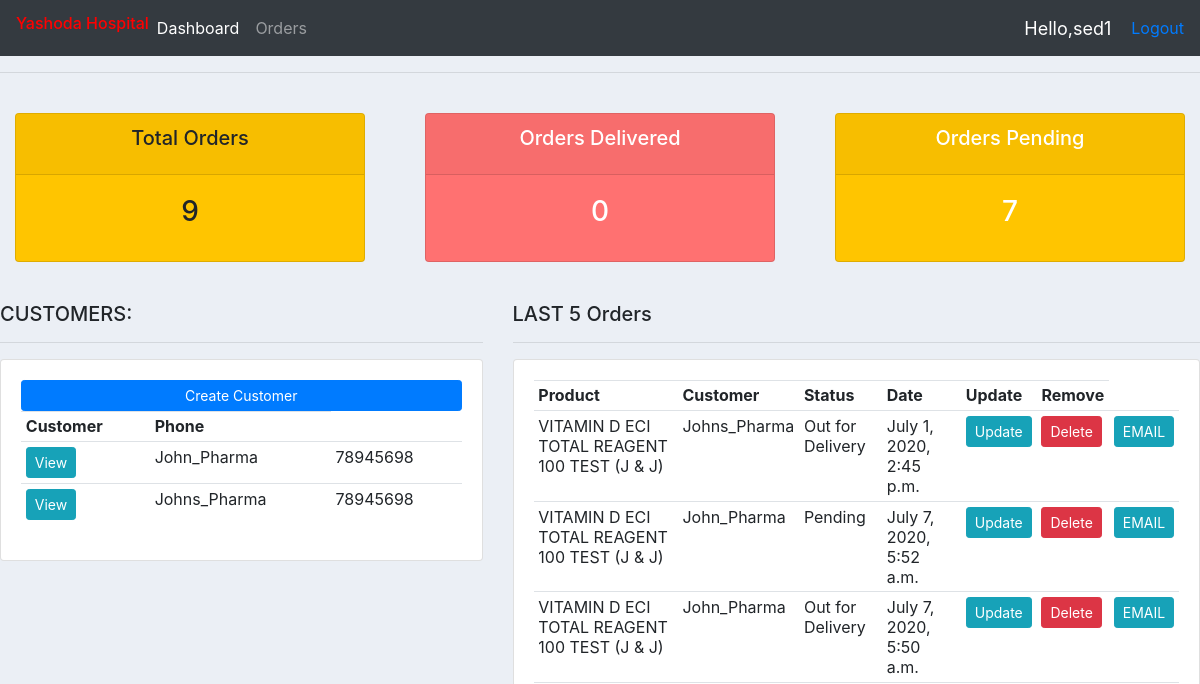
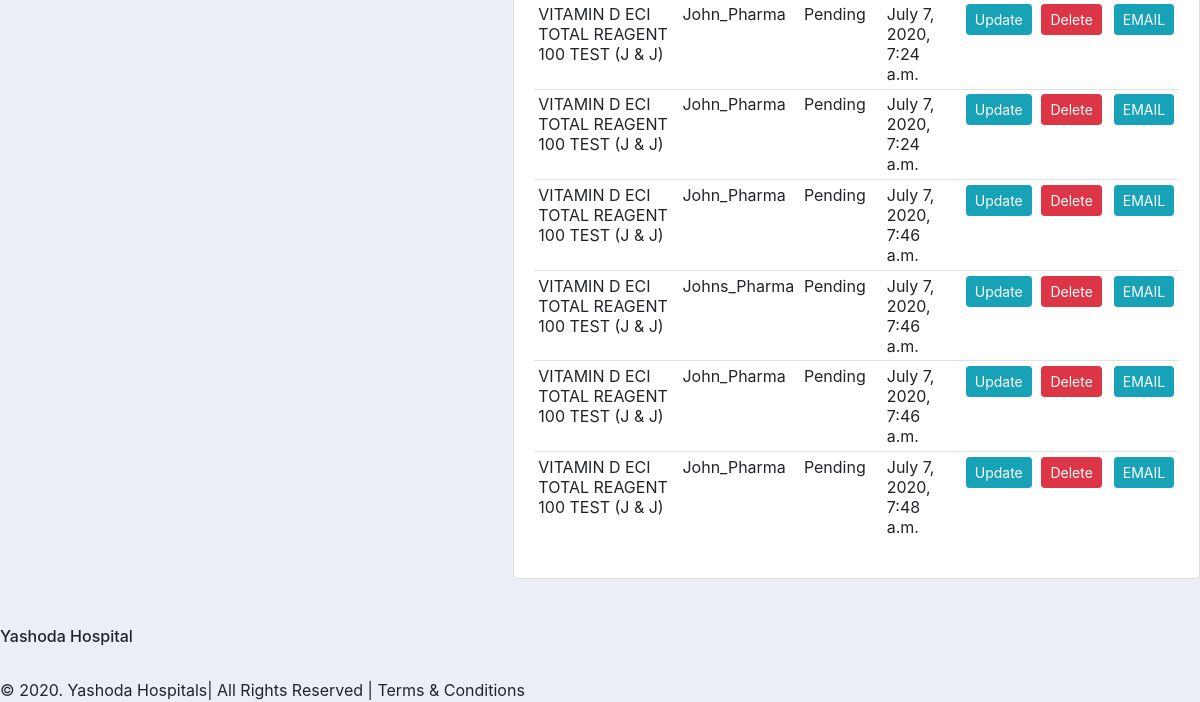
Page / (signed in) on the earlier database version (2 pictures, top to bottom).
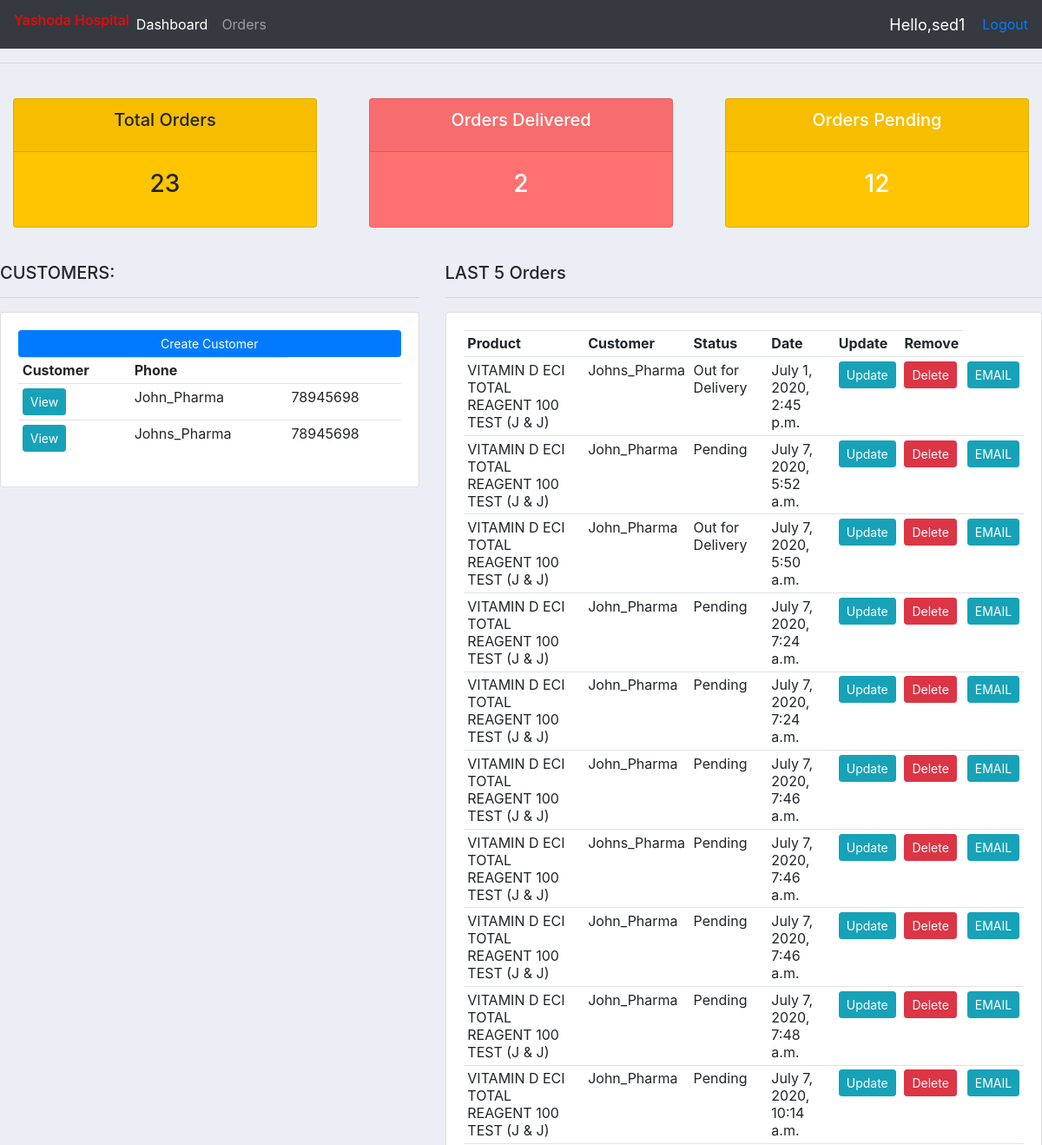
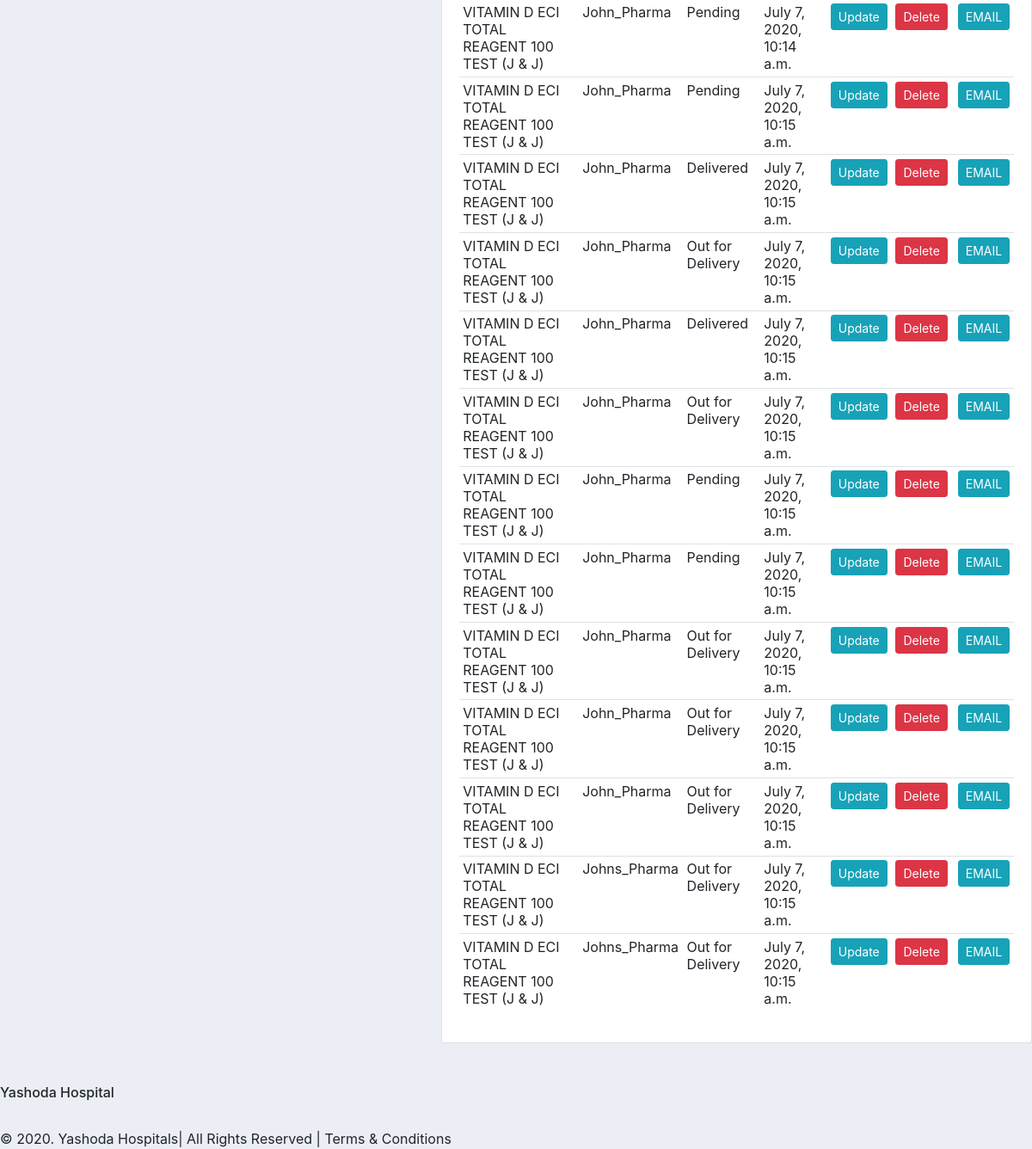
Same page on the later database version (2 pictures, top to bottom).
### accounts/models.py (models this page shows, shortened)
class Customer(models.Model):
    name = models.CharField(max_length=200,null=True)
    phone = models.CharField(max_length=200,null=True)
    email = models.CharField(max_length=200,null=True)
    date_created = models.DateTimeField(auto_now=True, null=True)
    def __str__(self):
        return self.name

class Order(models.Model):
    STATUS = (
            ('Pending','Pending'),
            ('Out for Delivery', 'Out for Delivery'),
            ('Delivered','Delivered'),
    )
    customer = models.ForeignKey(Customer,null=True,on_delete=models.SET_NULL)
    products = models.ForeignKey(Product,null=True,on_delete=models.SET_NULL)
    data_created = models.DateTimeField(auto_now=True, null=True)
    status = models.CharField(max_length=200, null=True, choices=STATUS)
    tags = models.ManyToManyField(Tag)

class Product(models.Model):
    amount = models.FloatField(null=True)
    code = models.CharField(max_length=200,null=True)
    name = models.CharField(max_length=200,null=True)
    unit = models.FloatField(null=True)
    department = models.CharField(max_length=200,null=True)
    balance = models.FloatField(null=True)
    kit =models.CharField(max_length=200,null=True)
    data_created = models.DateTimeField(auto_now=True, null=True)
    tags = models.ManyToManyField(Tag)
    def __str__(self):
            return self.name

### accounts/views.py (the view)
# urls.py: path('',views.home,name="home"),
@login_required(login_url='login')
def home(request):
	orders = Order.objects.all()
	customers = Customer.objects.all()
	total_customers = customers.count()
	total_orders = orders.count()
	delivered = orders.filter(status='Delivered').count()
	pending = orders.filter(status = 'Pending').count()
	context = {'orders': orders , 'customers':customers,
	'total_orders':total_orders, 'delivered':delivered,
	'pending':pending}
	return render(request, 'accounts/dashboard.html', context)

### accounts/templates/accounts/dashboard.html
{% extends 'accounts/main.html' %}
{% block content %}
{% include 'accounts/status.html' %}
<br>
<div class = "row">
  <div class = "col-md-5">
    <h5> CUSTOMERS: </h5>
    <hr>
    <div class="card card-body">
      <a class="btn btn-primary btn-sm btn-block" href=""> Create Customer
        </a>
        <table class="table table-sm">
          <tr>
            <th> Customer </th>
            <th> Phone </th>
            {% for customer in customers %}
              <tr>
                <td><a a class="btn btn-primary btn-sm btn-info" href= "{% url 'customer' customer.id %}" >View</a></td>
                <td>{{customer.name}} </td>
                <td>{{customer.phone}} </td>
              </tr>
            {% endfor %}
          </tr>
        </table>
        </div>
      </div>
<div class = "col-md-7">
  <h5>LAST 5 Orders </h5>
  <hr>
  <div class="card card-body">
    <table class ="table table-sm">
      <tr>
        <th>Product</th>
        <th>Customer</th>
        <th>Status</th>
        <th>Date</th>
        <th>Update</th>
        <th>Remove</th>
      </tr>
      {% for order in orders %}
        <tr>
          <td>{{order.products}}</td>
          <td>{{order.customer}}</td>
          <td>{{order.status}} </td>
          <td>{{order.data_created}}</td>
          <td><a class="btn btn-primary btn-sm btn-info" href="{% url 'update_order' order.id %}">Update</a></td>
          <td><a class="btn btn-primary btn-sm btn-danger" href="{% url 'delete_order' order.id %}">Delete</a></td>
          <td><a class="btn btn-primary btn-sm btn-info" href="">EMAIL</a></td>
        </tr>
      {% endfor %}
    </table>
    </div>
    </div>
</div>
{% endblock %}

### accounts/templates/accounts/main.html (shortened to what this page needs)
{% load static %}
<htmL>
<head>
    <link rel="stylesheet" href="https://stackpath.bootstrapcdn.com/bootstrap/4.3.1/css/bootstrap.min.css">
      </head>
<body>
      {% include 'accounts/navbar.html' %}
        <hr>
      {% block content %}
      {% endblock %}
<br>
<br>
      <h6> Yashoda Hospital</h6>
      <br>
      <h7>© 2020. Yashoda Hospitals| All Rights Reserved | Terms & Conditions </h7>
  </body>
  </html>

### accounts/templates/accounts/navbar.html (shortened to what this page needs)
{% load static %}
<nav class="navbar navbar-expand-lg navbar-dark bg-dark">
  <h6 style="color:#FF0000">Yashoda Hospital</h6>
  <div class="collapse navbar-collapse" id="navbarNav">
    <ul class="navbar-nav">
      <li class="nav-item active">
        <a class="nav-link" href="{% url 'home' %}">Dashboard <span class="sr-only">(current)</span></a>
      </li>
      <li class="nav-item">
        <a class="nav-link" href="{% url 'products' %}">Orders</a>
      </li>
    </ul>
  </div>
<span id="hello-msg">Hello,{{request.user}}</span>
<span><a href="{% url 'login' %}"> Logout </a></span>
</nav>

### accounts/templates/accounts/status.html
<br>
<div class="row">
  <div class="col">
    <div class="col-md">
        <div class="card text-center text-while mb-3" id="Total-orders"
        >
          <div class="card-header">
            <h5 class="card-title">Total Orders</h5>
          </div>
          <div class="card-body">
            <h3 class="card-title">{{total_orders}}</h3>
            </div>
          </div>
        </div>
      </div>
    <div class="col">
      <div class="col-md">
        <div class="card text-center text-white mb-3" id="Orders-delivered"
        >
          <div class="card-header">
            <h5 class="card-title">Orders Delivered</h5>
            </div>
            <div class="card-body">
              <h3 class="card-title">{{delivered}}</h3>
              </div>
              </div>
              </div>
              </div>
        <div class="col">
          <div class="col-md">
            <div class="card text-center text-white mb-3" id="orders-pending">
              <div class="card-header">
                <h5 class="card-title">Orders Pending</h5>
                </div>
                <div class="card-body">
                  <h3 class="card-title">{{pending}}</h3>
                  </div>
                </div>
              </div>
            </div>
          </div>

### accounts/templates/accounts/main.html (style rules this page uses)
body { background-color: #ebeff5; }
#total-orders { background-color: #ffc500 ; }
#orders-delivered { background-color: #ff7171; }
#orders-pending { background-color: #ffc500; }

### accounts/templates/accounts/navbar.html (style rules this page uses)
#hello-msg { font-size: 18px; color: #fff; margin-right: 20px }

Differences in the rows shown:
added Order: products "VITAMIN D ECI TOTAL REAGENT 100 TEST (J & J)", customer "John_Pharma", status "Pending", data_created "July 7, 2020, 10:14 a.m."
added Order: products "VITAMIN D ECI TOTAL REAGENT 100 TEST (J & J)", customer "John_Pharma", status "Pending", data_created "July 7, 2020, 10:14 a.m."
added Order: products "VITAMIN D ECI TOTAL REAGENT 100 TEST (J & J)", customer "John_Pharma", status "Pending", data_created "July 7, 2020, 10:15 a.m."
added Order: products "VITAMIN D ECI TOTAL REAGENT 100 TEST (J & J)", customer "John_Pharma", status "Delivered", data_created "July 7, 2020, 10:15 a.m."
added Order: products "VITAMIN D ECI TOTAL REAGENT 100 TEST (J & J)", customer "John_Pharma", status "Out for Delivery", data_created "July 7, 2020, 10:15 a.m."
added Order: products "VITAMIN D ECI TOTAL REAGENT 100 TEST (J & J)", customer "John_Pharma", status "Delivered", data_created "July 7, 2020, 10:15 a.m."
added Order: products "VITAMIN D ECI TOTAL REAGENT 100 TEST (J & J)", customer "John_Pharma", status "Out for Delivery", data_created "July 7, 2020, 10:15 a.m."
added Order: products "VITAMIN D ECI TOTAL REAGENT 100 TEST (J & J)", customer "John_Pharma", status "Pending", data_created "July 7, 2020, 10:15 a.m."
added Order: products "VITAMIN D ECI TOTAL REAGENT 100 TEST (J & J)", customer "John_Pharma", status "Pending", data_created "July 7, 2020, 10:15 a.m."
added Order: products "VITAMIN D ECI TOTAL REAGENT 100 TEST (J & J)", customer "John_Pharma", status "Out for Delivery", data_created "July 7, 2020, 10:15 a.m."
added Order: products "VITAMIN D ECI TOTAL REAGENT 100 TEST (J & J)", customer "John_Pharma", status "Out for Delivery", data_created "July 7, 2020, 10:15 a.m."
added Order: products "VITAMIN D ECI TOTAL REAGENT 100 TEST (J & J)", customer "John_Pharma", status "Out for Delivery", data_created "July 7, 2020, 10:15 a.m."
added Order: products "VITAMIN D ECI TOTAL REAGENT 100 TEST (J & J)", customer "Johns_Pharma", status "Out for Delivery", data_created "July 7, 2020, 10:15 a.m."
added Order: products "VITAMIN D ECI TOTAL REAGENT 100 TEST (J & J)", customer "Johns_Pharma", status "Out for Delivery", data_created "July 7, 2020, 10:15 a.m."
Other differences:
{{ total_orders }}: "9" → "23"
{{ delivered }}: "0" → "2"
{{ pending }}: "7" → "12"
